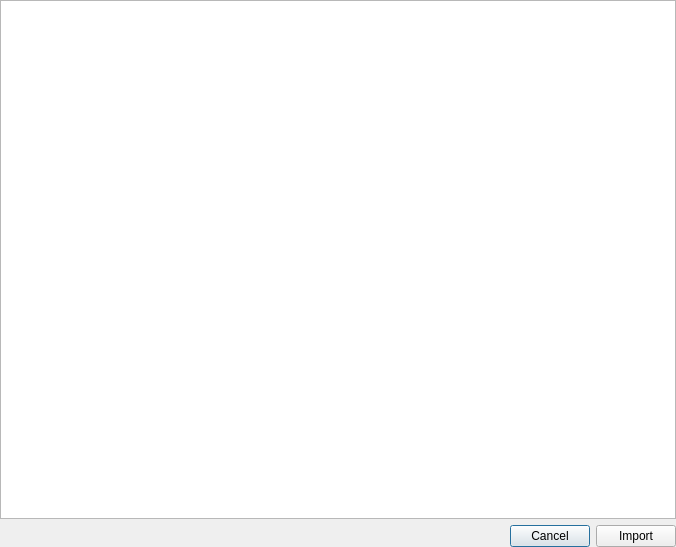
<?xml version="1.0" encoding="UTF-8"?>
<ui version="4.0">
 <class>SIMPLDataSelectionDialog</class>
 <widget class="QDialog" name="SIMPLDataSelectionDialog">
  <property name="geometry">
   <rect>
    <x>0</x>
    <y>0</y>
    <width>676</width>
    <height>547</height>
   </rect>
  </property>
  <property name="windowTitle">
   <string>SIMPL Data Selection</string>
  </property>
  <layout class="QVBoxLayout" name="verticalLayout">
   <property name="leftMargin">
    <number>0</number>
   </property>
   <property name="topMargin">
    <number>0</number>
   </property>
   <property name="rightMargin">
    <number>0</number>
   </property>
   <property name="bottomMargin">
    <number>0</number>
   </property>
   <item>
    <widget class="QListView" name="listView"/>
   </item>
   <item>
    <layout class="QHBoxLayout" name="horizontalLayout">
     <property name="bottomMargin">
      <number>0</number>
     </property>
     <item>
      <spacer name="horizontalSpacer">
       <property name="orientation">
        <enum>Qt::Horizontal</enum>
       </property>
       <property name="sizeHint" stdset="0">
        <size>
         <width>40</width>
         <height>20</height>
        </size>
       </property>
      </spacer>
     </item>
     <item>
      <widget class="QPushButton" name="cancelBtn">
       <property name="text">
        <string>Cancel</string>
       </property>
      </widget>
     </item>
     <item>
      <widget class="QPushButton" name="importBtn">
       <property name="text">
        <string>Import</string>
       </property>
      </widget>
     </item>
    </layout>
   </item>
  </layout>
 </widget>
 <resources/>
 <connections/>
</ui>
